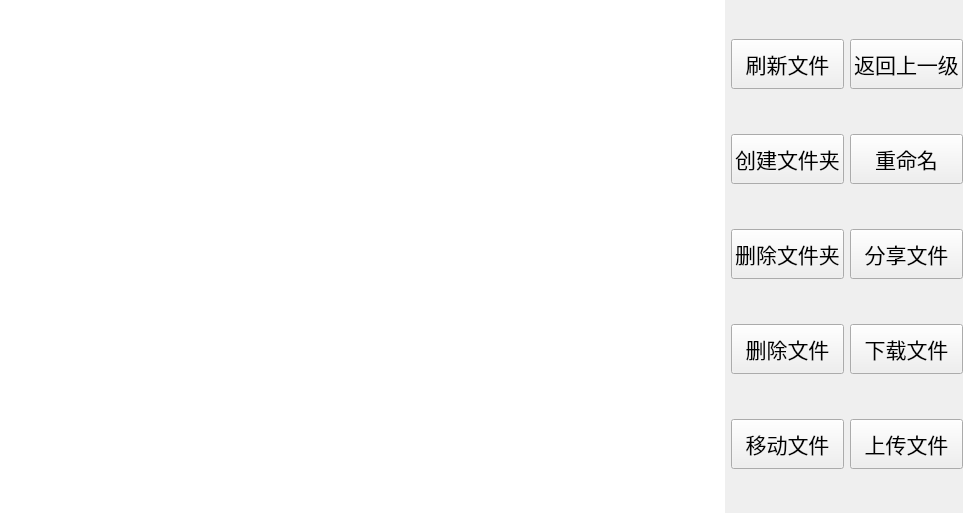
<?xml version="1.0" encoding="UTF-8"?>
<ui version="4.0">
 <class>File</class>
 <widget class="QWidget" name="File">
  <property name="geometry">
   <rect>
    <x>0</x>
    <y>0</y>
    <width>963</width>
    <height>513</height>
   </rect>
  </property>
  <property name="windowTitle">
   <string>Form</string>
  </property>
  <layout class="QHBoxLayout" name="horizontalLayout">
   <property name="leftMargin">
    <number>0</number>
   </property>
   <property name="topMargin">
    <number>0</number>
   </property>
   <property name="rightMargin">
    <number>0</number>
   </property>
   <property name="bottomMargin">
    <number>0</number>
   </property>
   <item>
    <widget class="QListWidget" name="file_LW">
     <property name="frameShape">
      <enum>QFrame::NoFrame</enum>
     </property>
    </widget>
   </item>
   <item>
    <layout class="QGridLayout" name="gridLayout">
     <item row="1" column="0">
      <widget class="QPushButton" name="mkDir_PB">
       <property name="minimumSize">
        <size>
         <width>0</width>
         <height>50</height>
        </size>
       </property>
       <property name="font">
        <font>
         <family>Arial</family>
         <pointsize>16</pointsize>
        </font>
       </property>
       <property name="text">
        <string>创建文件夹</string>
       </property>
      </widget>
     </item>
     <item row="1" column="1">
      <widget class="QPushButton" name="rename_PB">
       <property name="minimumSize">
        <size>
         <width>0</width>
         <height>50</height>
        </size>
       </property>
       <property name="font">
        <font>
         <family>Arial</family>
         <pointsize>16</pointsize>
        </font>
       </property>
       <property name="text">
        <string>重命名</string>
       </property>
      </widget>
     </item>
     <item row="2" column="1">
      <widget class="QPushButton" name="shareFile_PB">
       <property name="minimumSize">
        <size>
         <width>0</width>
         <height>50</height>
        </size>
       </property>
       <property name="font">
        <font>
         <family>Arial</family>
         <pointsize>16</pointsize>
        </font>
       </property>
       <property name="text">
        <string>分享文件</string>
       </property>
      </widget>
     </item>
     <item row="0" column="0">
      <widget class="QPushButton" name="flushFile_PB">
       <property name="sizePolicy">
        <sizepolicy hsizetype="Minimum" vsizetype="Minimum">
         <horstretch>0</horstretch>
         <verstretch>0</verstretch>
        </sizepolicy>
       </property>
       <property name="minimumSize">
        <size>
         <width>0</width>
         <height>50</height>
        </size>
       </property>
       <property name="font">
        <font>
         <family>Arial</family>
         <pointsize>16</pointsize>
        </font>
       </property>
       <property name="text">
        <string>刷新文件</string>
       </property>
      </widget>
     </item>
     <item row="0" column="1">
      <widget class="QPushButton" name="return_PB">
       <property name="minimumSize">
        <size>
         <width>0</width>
         <height>50</height>
        </size>
       </property>
       <property name="font">
        <font>
         <family>Arial</family>
         <pointsize>16</pointsize>
        </font>
       </property>
       <property name="text">
        <string>返回上一级</string>
       </property>
      </widget>
     </item>
     <item row="2" column="0">
      <widget class="QPushButton" name="delDir_PB">
       <property name="minimumSize">
        <size>
         <width>0</width>
         <height>50</height>
        </size>
       </property>
       <property name="font">
        <font>
         <family>Arial</family>
         <pointsize>16</pointsize>
        </font>
       </property>
       <property name="text">
        <string>删除文件夹</string>
       </property>
      </widget>
     </item>
     <item row="3" column="1">
      <widget class="QPushButton" name="download_PB">
       <property name="minimumSize">
        <size>
         <width>0</width>
         <height>50</height>
        </size>
       </property>
       <property name="font">
        <font>
         <family>Arial</family>
         <pointsize>16</pointsize>
        </font>
       </property>
       <property name="text">
        <string>下载文件</string>
       </property>
      </widget>
     </item>
     <item row="3" column="0">
      <widget class="QPushButton" name="delFile_PB">
       <property name="minimumSize">
        <size>
         <width>0</width>
         <height>50</height>
        </size>
       </property>
       <property name="font">
        <font>
         <family>Arial</family>
         <pointsize>16</pointsize>
        </font>
       </property>
       <property name="text">
        <string>删除文件</string>
       </property>
      </widget>
     </item>
     <item row="4" column="0">
      <widget class="QPushButton" name="mvFile_PB">
       <property name="minimumSize">
        <size>
         <width>0</width>
         <height>50</height>
        </size>
       </property>
       <property name="font">
        <font>
         <family>Arial</family>
         <pointsize>16</pointsize>
        </font>
       </property>
       <property name="text">
        <string>移动文件</string>
       </property>
      </widget>
     </item>
     <item row="4" column="1">
      <widget class="QPushButton" name="upload_PB">
       <property name="minimumSize">
        <size>
         <width>0</width>
         <height>50</height>
        </size>
       </property>
       <property name="font">
        <font>
         <family>Arial</family>
         <pointsize>16</pointsize>
        </font>
       </property>
       <property name="text">
        <string>上传文件</string>
       </property>
      </widget>
     </item>
    </layout>
   </item>
  </layout>
 </widget>
 <resources/>
 <connections/>
</ui>
